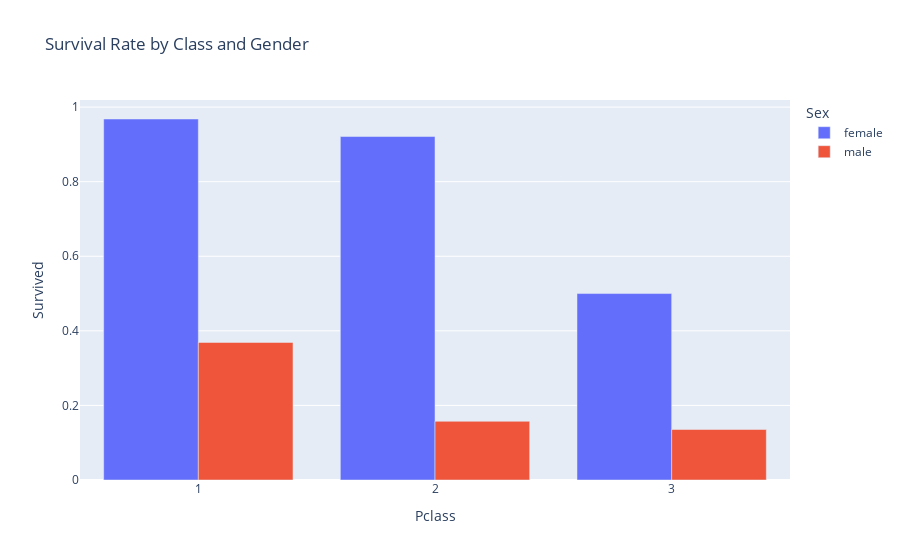

Notebook source saved alongside this figure:
### Code cell
# Survival rate by Class and Gender
survival_rate = train_df.groupby(['Pclass', 'Sex'])['Survived'].mean().reset_index()

# Plot interactive bar chart
fig = px.bar(survival_rate, x='Pclass', y='Survived', color='Sex', barmode='group', 
             title='Survival Rate by Class and Gender')
fig.show()

### Figure 1 — Plotly figure (JSON) as saved in the notebook; plotly's stock layout.template omitted (floating-point values rounded to 4 significant figures)
{"data": [{"alignmentgroup": "True", "hovertemplate": "Sex=female<br>Pclass=%{x}<br>Survived=%{y}<extra></extra>", "legendgroup": "female", "marker": {"color": "#636efa", "pattern": {"shape": ""}}, "name": "female", "offsetgroup": "female", "orientation": "v", "showlegend": true, "textposition": "auto", "type": "bar", "x": [1, 2, 3], "xaxis": "x", "y": [0.9681, 0.9211, 0.5], "yaxis": "y"}, {"alignmentgroup": "True", "hovertemplate": "Sex=male<br>Pclass=%{x}<br>Survived=%{y}<extra></extra>", "legendgroup": "male", "marker": {"color": "#EF553B", "pattern": {"shape": ""}}, "name": "male", "offsetgroup": "male", "orientation": "v", "showlegend": true, "textposition": "auto", "type": "bar", "x": [1, 2, 3], "xaxis": "x", "y": [0.3689, 0.1574, 0.1354], "yaxis": "y"}], "layout": {"autosize": true, "barmode": "group", "legend": {"title": {"text": "Sex"}, "tracegroupgap": 0}, "title": {"text": "Survival Rate by Class and Gender"}, "xaxis": {"anchor": "y", "autorange": true, "domain": [0, 1], "range": [0.5, 3.5], "title": {"text": "Pclass"}, "type": "linear"}, "yaxis": {"anchor": "x", "autorange": true, "domain": [0, 1], "range": [0, 1.019], "title": {"text": "Survived"}, "type": "linear"}}}
